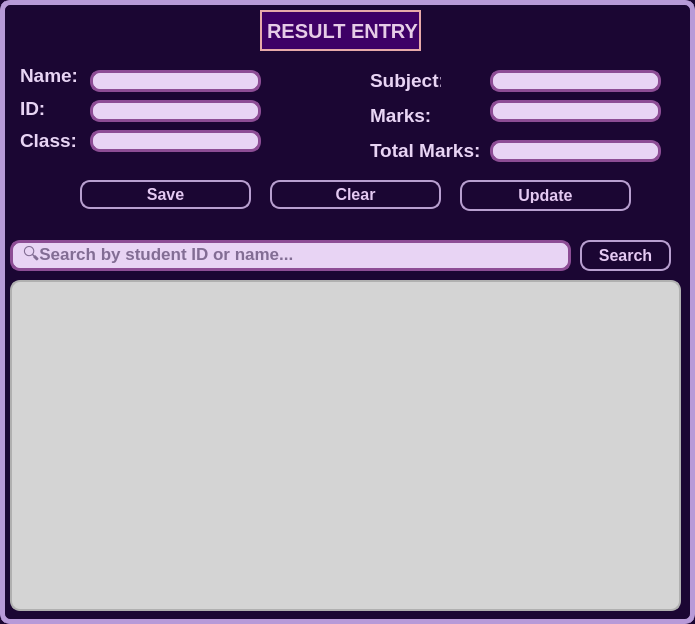
<?xml version="1.0" encoding="UTF-8"?>
<ui version="4.0">
 <class>ExamResultManagement</class>
 <widget class="QDialog" name="ExamResultManagement">
  <property name="geometry">
   <rect>
    <x>0</x>
    <y>0</y>
    <width>695</width>
    <height>624</height>
   </rect>
  </property>
  <property name="windowTitle">
   <string>Exam Result Management</string>
  </property>
  <property name="styleSheet">
   <string notr="true">QDialog#ExamResultManagement {
       background-color:#1B0633;
border:5px solid #B89AD8;
        border-radius: 10%;
}</string>
  </property>
  <widget class="QGroupBox" name="groupBox">
   <property name="geometry">
    <rect>
     <x>10</x>
     <y>60</y>
     <width>691</width>
     <height>171</height>
    </rect>
   </property>
   <property name="styleSheet">
    <string notr="true">QGroupBox{
border-radius: 10%;
     font-size: 19px;
        color: #E8D4F4 ;
font-weight:700;}</string>
   </property>
   <property name="title">
    <string/>
   </property>
   <widget class="QLineEdit" name="studentIdInput">
    <property name="geometry">
     <rect>
      <x>80</x>
      <y>40</y>
      <width>171</width>
      <height>22</height>
     </rect>
    </property>
    <property name="styleSheet">
     <string notr="true">QLineEdit#studentIdInput {
     color:#1B0633;
    border: 3px solid #8d4d95;
    border-radius: 10px;
        font-size: 17px;
font-weight: 570;
padding: 0px 8px 0px 8px;
background-color: #E8D4F4 ;
}
</string>
    </property>
   </widget>
   <widget class="QLabel" name="labelSubject">
    <property name="geometry">
     <rect>
      <x>360</x>
      <y>10</y>
      <width>71</width>
      <height>21</height>
     </rect>
    </property>
    <property name="styleSheet">
     <string notr="true">QLabel#labelSubject {
        font-size: 19px;
        color: #E8D4F4 ;
font-weight:700;
}</string>
    </property>
    <property name="text">
     <string>Subject:</string>
    </property>
   </widget>
   <widget class="QLineEdit" name="marksInput">
    <property name="geometry">
     <rect>
      <x>480</x>
      <y>40</y>
      <width>171</width>
      <height>22</height>
     </rect>
    </property>
    <property name="styleSheet">
     <string notr="true">QLineEdit#marksInput {
     color:#1B0633;
    border: 3px solid #8d4d95;
    border-radius: 10px;
        font-size: 17px;
font-weight: 570;
padding: 0px 8px 0px 8px;
background-color: #E8D4F4 ;
}
</string>
    </property>
   </widget>
   <widget class="QLineEdit" name="studentNameInput">
    <property name="geometry">
     <rect>
      <x>80</x>
      <y>10</y>
      <width>171</width>
      <height>22</height>
     </rect>
    </property>
    <property name="styleSheet">
     <string notr="true">QLineEdit#studentNameInput {
       color:#1B0633;
    border: 3px solid #8d4d95;
    border-radius: 10px;
        font-size: 17px;
font-weight: 570;
padding: 0px 8px 0px 8px;
background-color: #E8D4F4 ;
}
</string>
    </property>
   </widget>
   <widget class="QLabel" name="labelClass">
    <property name="geometry">
     <rect>
      <x>10</x>
      <y>70</y>
      <width>61</width>
      <height>21</height>
     </rect>
    </property>
    <property name="styleSheet">
     <string notr="true">QLabel#labelClass {
         font-size: 19px;
        color: #E8D4F4 ;
font-weight:700;
}</string>
    </property>
    <property name="text">
     <string>Class:</string>
    </property>
   </widget>
   <widget class="QLabel" name="labelStudentName">
    <property name="geometry">
     <rect>
      <x>10</x>
      <y>0</y>
      <width>81</width>
      <height>31</height>
     </rect>
    </property>
    <property name="styleSheet">
     <string notr="true">QLabel#labelStudentName {
       font-size: 19px;
        color: #E8D4F4 ;
font-weight:700;
}</string>
    </property>
    <property name="text">
     <string>Name:</string>
    </property>
   </widget>
   <widget class="QLineEdit" name="classInput">
    <property name="geometry">
     <rect>
      <x>80</x>
      <y>70</y>
      <width>171</width>
      <height>22</height>
     </rect>
    </property>
    <property name="styleSheet">
     <string notr="true">QLineEdit#classInput {
     color:#1B0633;
    border: 3px solid #8d4d95;
    border-radius: 10px;
        font-size: 17px;
font-weight: 570;
padding: 0px 8px 0px 8px;
background-color: #E8D4F4 ;
}
</string>
    </property>
   </widget>
   <widget class="QLabel" name="labelStudentId">
    <property name="geometry">
     <rect>
      <x>10</x>
      <y>40</y>
      <width>111</width>
      <height>16</height>
     </rect>
    </property>
    <property name="styleSheet">
     <string notr="true">QLabel#labelStudentId {
        font-size: 19px;
        color: #E8D4F4 ;
font-weight:700;
}</string>
    </property>
    <property name="text">
     <string>ID:</string>
    </property>
   </widget>
   <widget class="QLineEdit" name="subjectInput">
    <property name="geometry">
     <rect>
      <x>480</x>
      <y>10</y>
      <width>171</width>
      <height>22</height>
     </rect>
    </property>
    <property name="styleSheet">
     <string notr="true">QLineEdit#subjectInput {
   color:#1B0633;
    border: 3px solid #8d4d95;
    border-radius: 10px;
        font-size: 17px;
font-weight: 570;
padding: 0px 8px 0px 8px;
background-color: #E8D4F4 ;
}
</string>
    </property>
   </widget>
   <widget class="QLineEdit" name="totalmarksInput">
    <property name="geometry">
     <rect>
      <x>480</x>
      <y>80</y>
      <width>171</width>
      <height>22</height>
     </rect>
    </property>
    <property name="styleSheet">
     <string notr="true">QLineEdit#totalmarksInput {
   color:#1B0633;
    border: 3px solid #8d4d95;
    border-radius: 10px;
        font-size: 17px;
font-weight: 570;
padding: 0px 8px 0px 8px;
background-color: #E8D4F4 ;
}
</string>
    </property>
   </widget>
   <widget class="QLabel" name="labelMarks">
    <property name="geometry">
     <rect>
      <x>360</x>
      <y>40</y>
      <width>71</width>
      <height>31</height>
     </rect>
    </property>
    <property name="styleSheet">
     <string notr="true">QLabel#labelMarks {
         font-size: 19px;
        color: #E8D4F4 ;
font-weight:700;
}</string>
    </property>
    <property name="text">
     <string>Marks:</string>
    </property>
   </widget>
   <widget class="QLabel" name="labelTotalMarks">
    <property name="geometry">
     <rect>
      <x>360</x>
      <y>70</y>
      <width>111</width>
      <height>41</height>
     </rect>
    </property>
    <property name="styleSheet">
     <string notr="true">QLabel#labelTotalMarks {
      font-size: 19px;
        color: #E8D4F4 ;
font-weight:700;
}</string>
    </property>
    <property name="text">
     <string>Total Marks:</string>
    </property>
   </widget>
   <widget class="QPushButton" name="clearButton">
    <property name="geometry">
     <rect>
      <x>260</x>
      <y>120</y>
      <width>171</width>
      <height>29</height>
     </rect>
    </property>
    <property name="styleSheet">
     <string notr="true">QPushButton#clearButton {
     border: 1.5px solid #B89FD0;
    border-radius: 10px;
    padding: 6px;
    font-size: 16px;
background: qlineargradient(x1:0, y1:0, x2:1, y2:1,
                            stop:0 rgb(95, 2, 95),
                            stop:1 rgb(216, 181, 221));
color:#e4c9f2;
font-weight:700;
}

/* Hover effect */
QPushButton#clearButton:hover {
 background-color: #69166f;
}

</string>
    </property>
    <property name="text">
     <string>Clear</string>
    </property>
   </widget>
   <widget class="QPushButton" name="updateButton">
    <property name="geometry">
     <rect>
      <x>450</x>
      <y>120</y>
      <width>171</width>
      <height>31</height>
     </rect>
    </property>
    <property name="styleSheet">
     <string notr="true">QPushButton#updateButton {
  border: 1.5px solid #B89FD0;
    border-radius: 10px;
    padding: 6px;
    font-size: 16px;
background: qlineargradient(x1:0, y1:0, x2:1, y2:1,
                            stop:0 rgb(95, 2, 95),
                            stop:1 rgb(216, 181, 221));
color:#e4c9f2;
font-weight:700;
}

/* Hover effect */
QPushButton#updateButton:hover {

  background-color: #69166f;
}
</string>
    </property>
    <property name="text">
     <string>Update</string>
    </property>
   </widget>
   <widget class="QPushButton" name="saveButton">
    <property name="geometry">
     <rect>
      <x>70</x>
      <y>120</y>
      <width>171</width>
      <height>29</height>
     </rect>
    </property>
    <property name="styleSheet">
     <string notr="true">QPushButton#saveButton {
     border: 1.5px solid #B89FD0;
    border-radius: 10px;
    padding: 6px;
    font-size: 16px;
background: qlineargradient(x1:0, y1:0, x2:1, y2:1,
                            stop:0 rgb(95, 2, 95),
                            stop:1 rgb(216, 181, 221));
color:#e4c9f2;
font-weight:700;
}

/* Hover effect */
QPushButton#saveButton:hover {
   background-color: #69166f;
}

</string>
    </property>
    <property name="text">
     <string>Save</string>
    </property>
   </widget>
  </widget>
  <widget class="QTableView" name="tableViewResults">
   <property name="geometry">
    <rect>
     <x>10</x>
     <y>280</y>
     <width>671</width>
     <height>331</height>
    </rect>
   </property>
   <property name="styleSheet">
    <string notr="true">QTableView#tableViewResults {
border: 1.5px solid #b0b0b0;  /* Softer grey border */
    border-radius: 10px;
    background-color: #d4d4d4;    /* Lighter table background */
    font-family: 'Segoe UI', sans-serif;
    font-size: 11pt;
    color: #1f1f1f;
    gridline-color: #bcbcbc;      /* Mid grey grid lines */
    alternate-background-color: #e2e2e2;  /* Subtle row alternation */
    selection-background-color: #b0b0b0;  /* Visible selection */
    selection-color: #000000;
    font-weight: 500;

}

QHeaderView::section {
    background-color: #4b4b4b;    /* Darker grey header */
    color: #ffffff;               /* Light font for contrast */
    font-weight: bold;
    font-size: 11pt;
    padding: 6px;
    border: none;
    font-family: 'Segoe UI', sans-serif;
}

QTableWidget QTableCornerButton::section {
   background-color: #8a8a8a;    /* Match header color */
    border: none;
}

QTableWidget::item {
      padding: 8px 10px;
    font-size: 10pt;
    color: #1f1f1f;
    background-color: transparent;
}

QTableWidget::item:selected {
    background-color: #b0b0b0;
    color: #000000;
}
</string>
   </property>
  </widget>
  <widget class="QLineEdit" name="searchInput">
   <property name="geometry">
    <rect>
     <x>10</x>
     <y>240</y>
     <width>561</width>
     <height>31</height>
    </rect>
   </property>
   <property name="styleSheet">
    <string notr="true">QLineEdit#searchInput {
  color:#1B0633;
    border: 3px solid #8d4d95;
    border-radius: 10px;
        font-size: 17px;
font-weight: 570;
padding: 0px 8px 0px 8px;
background-color: #E8D4F4 ;
}
</string>
   </property>
   <property name="placeholderText">
    <string>🔍Search by student ID or name...</string>
   </property>
  </widget>
  <widget class="QPushButton" name="searchButton">
   <property name="geometry">
    <rect>
     <x>580</x>
     <y>240</y>
     <width>91</width>
     <height>31</height>
    </rect>
   </property>
   <property name="styleSheet">
    <string notr="true">QPushButton#searchButton {
  border: 1.5px solid #B89FD0;
    border-radius: 10px;
    padding: 6px;
    font-size: 16px;
background: qlineargradient(x1:0, y1:0, x2:1, y2:1,
                            stop:0 rgb(95, 2, 95),
                            stop:1 rgb(216, 181, 221));
color:#e4c9f2;
font-weight:700;
}

/* Hover effect */
QPushButton#searchButton:hover {
   background-color: #69166f;
}

</string>
   </property>
   <property name="text">
    <string>Search</string>
   </property>
  </widget>
  <widget class="QLabel" name="label">
   <property name="geometry">
    <rect>
     <x>260</x>
     <y>10</y>
     <width>161</width>
     <height>41</height>
    </rect>
   </property>
   <property name="styleSheet">
    <string notr="true">QLabel#label{
     background-color: #3E0066;
  color: #E6CCE7;
  border: 2px solid #E7A9A9;
  font-weight: bold;
  font-size: 20px;
  text-align: center;
}</string>
   </property>
   <property name="text">
    <string>RESULT ENTRY</string>
   </property>
  </widget>
 </widget>
 <resources/>
 <connections/>
</ui>
